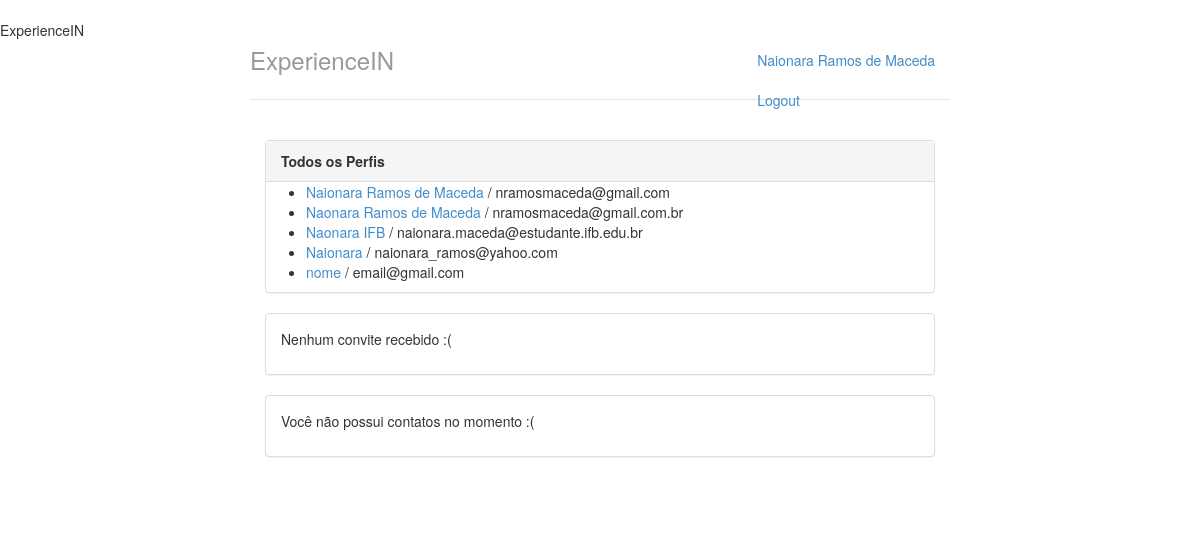
The app's page / (signed in) with its own data.
### perfis/models.py (models this page shows, shortened)
class Perfil(models.Model):
	nome = models.CharField(max_length=255, null = False)
	telefone = models.CharField(max_length=15, null = False)
	nome_empresa = models.CharField(max_length=255, null = False)
	contatos = models.ManyToManyField('self')
	usuario = models.OneToOneField(User, on_delete=models.CASCADE, related_name='perfil')
	@property
	def email(self):
	    return self.usuario.email

### perfis/views.py (the view)
# urls.py: path('', views.index, name='index'),
@login_required
def index(request):
   print(request.user.username)
   print(request.user.email)
   print(request.user.has_perm('perfis.add_convite'))
   print(request.user.has_perm('perfis.redirect'))
   return render(request, 'index.html', {'perfis' : Perfil.objects.all(), 'perfil_logado': get_perfil_logado(request)})

### perfis/views.py (called while the page is built)
@login_required
def get_perfil_logado(request):
	return request.user.perfil

### perfis/templates/index.html
{% extends "base.html" %}
{% block body %}
    <div class="col-lg-12">
	<div class="panel panel-default">
	    <div class="panel-heading">
		<strong>Todos os Perfis</strong>
	    </div>
	    {% if perfis %}
    	        <ul>
		    {% for perfil in perfis %}
	                <li>
		            <a href="{% url 'exibir' perfil.id %}">{{ perfil.nome }}</a> / {{ perfil.email }}
    	                </li>
		    {% endfor %}
	        </ul>
	    {% else %}
	        <p>Nenhum perfil encontrado.</p>
	    {% endif %}
	</div>
	<div class="panel panel-default">
	  {% with total_de_convites=perfil_logado.convites_recebidos.count %}
	    {% if total_de_convites %}
		<div class="panel-heading">
		    <strong>Você tem {{ total_de_convites }} convite{{ total_de_convites|pluralize }} aguardando aprovação</strong>
		</div>
		<ul class="list-group">
		    {% for convite in perfil_logado.convites_recebidos.all %}
			<li class="list-group-item">
			    {{convite.solicitante.nome }}
			  <a href="{% url 'aceitar' convite.id %}" class="pull-right">Aceitar</a>
			</li>
		    {% endfor %}
		</ul>
	    {% else %}
		<div class="panel-body">
		    <p>Nenhum convite recebido :(</p>
		</div>
	    {% endif %}
	  {% endwith %}
	</div>
	<div class="panel panel-default">
	{% with total_de_contatos=perfil_logado.contatos.count %}
	  {% if total_de_contatos %}
		<div class="panel-heading">
		    <strong>Você tem {{total_de_contatos}} contato{{total_de_contatos|pluralize}}</strong>
		</div>
		<ul class="list-group">
		    {% for contato in perfil_logado.contatos.all %}
		    <li class="list-group-item">
			<a href="{% url 'exibir' contato.id %} class="list-group-item">{{contato.nome}}</a>
		    </li>
		    {% endfor %}
		</ul>
	  {% else %}
		<div class="panel-body">
		    <p>Você não possui contatos no momento :(</p>
		</div>
	  {% endif %}
	{% endwith %}
	</div>
</div>
{% endblock %}

### perfis/templates/base.html (shortened to what this page needs)
{% load staticfiles %}
<!DOCTYPE html>
<html lang="pt">
<head>
    <link href="{% static "static/styles/bootstrap.css" %}" rel="stylesheet">
    <link href="{% static "static/styles/main.css" %}" rel="stylesheet">
    <ittle>ExperienceIN</title>
</head>
<body>
   <div class="container">
	<div class="header">
	    <ul class="nav nav-pill pull-right">
	   	<li class=""><a href="{% url 'index' %}">{{perfil_logado.nome}}</a></li>
		<li class=""><a href="/logout/">Logout</a></li>
	    </ul>
	    <h3 class="text-muted">ExperienceIN</h3>
	</div>
	<div class="row content">
	    {% block body %}
	    {% endblock %}
	</div>
    </div>
</body>
</html>

### perfis/static/static/styles/main.css (style rules this page uses)
body { padding-top: 20px; padding-bottom: 20px; }
.header, .content, .footer { padding-left: 15px; padding-right: 15px; }
.header { border-bottom: 1px solid #e5e5e5; }
.header h3 { margin-top: 0; margin-bottom: 0; line-height: 40px; padding-bottom: 19px; }
@media (min-width: 768px) { .container { max-width: 730px; } }
.content { margin: 40px 0; }
@media screen and (min-width: 768px) { .header, .content, .footer { padding-left: 0; padding-right: 0; } }
@media screen and (min-width: 768px) { .header { margin-bottom: 30px; } }

### records on screen
Perfil: nome "Naionara Ramos de Maceda", email "nramosmaceda@gmail.com"
Perfil: nome "Naonara Ramos de Maceda", email "nramosmaceda@gmail.com.br"
Perfil: nome "Naonara IFB", email "naionara.maceda@estudante.ifb.edu.br"
Perfil: nome "Naionara", email "naionara_ramos@yahoo.com"
Perfil: nome "nome", email "email@gmail.com"
